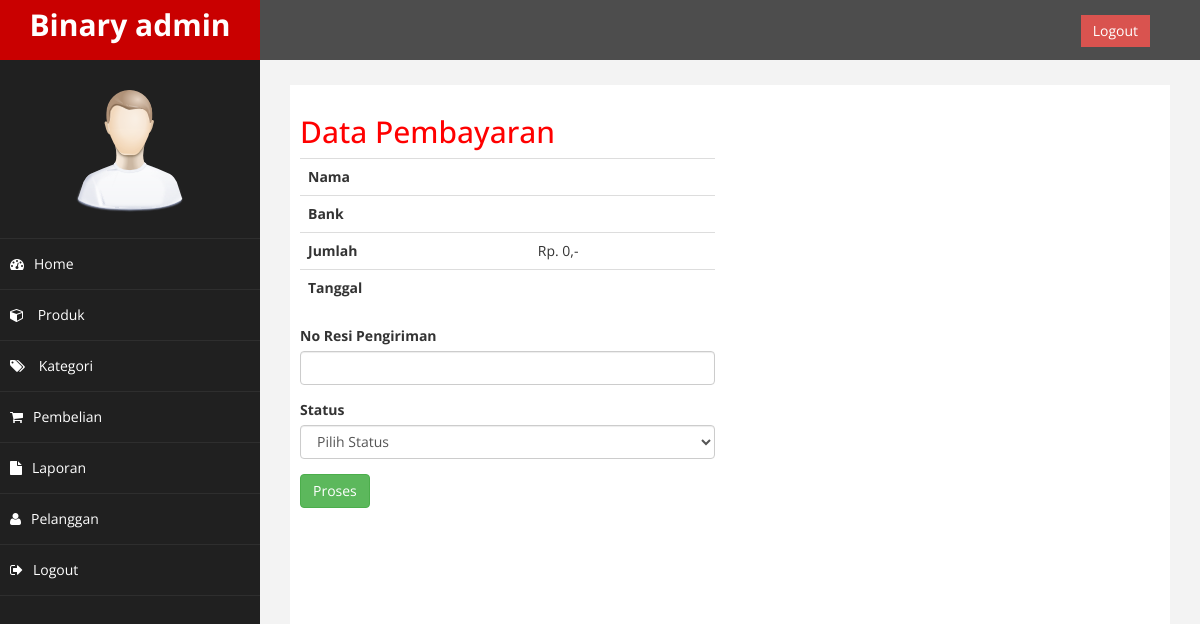
Page /admin/index.php?halaman=pembayaran&id=23 (signed in) on the earlier database version.
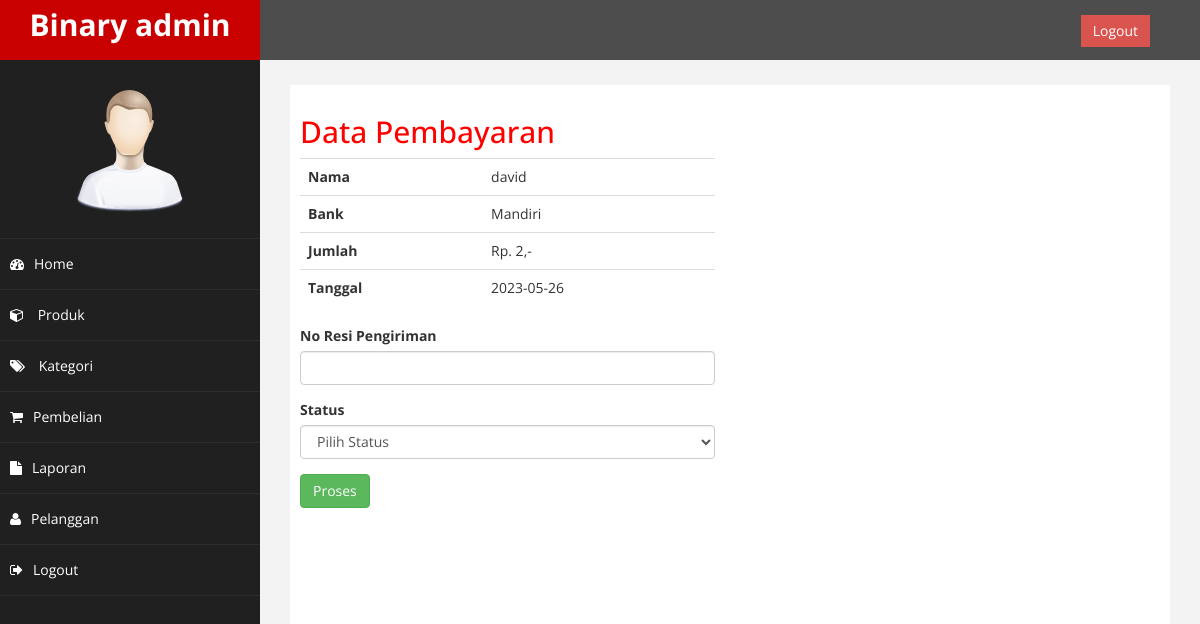
Same page on the later database version.
### tables this page shows
CREATE TABLE `pembayaran` (
  `id_pembayaran` int(11) NOT NULL,
  `id_pembelian` int(11) NOT NULL,
  `nama` varchar(255) NOT NULL,
  `bank` varchar(255) NOT NULL,
  `jumlah` int(11) NOT NULL,
  `tanggal` date NOT NULL,
  `bukti` varchar(255) NOT NULL
);

### admin/pembayaran.php (the view, shortened to what this page needs)
<h2>Data Pembayaran</h2>
<?php
$id_pembelian = $_GET['id'];
$ambil = $koneksi->query("SELECT * FROM pembayaran WHERE id_pembelian='$id_pembelian'");
$detail = $ambil->fetch_assoc();
?>
<div class="row">
  <div class="col-md-6">
    <table class="table">
      <tr>
        <th>Nama</th>
        <td><?= $detail['nama']; ?></td>
      </tr>
      <tr>
        <th>Bank</th>
        <td><?= $detail['bank']; ?></td>
      </tr>
      <tr>
        <th>Jumlah</th>
        <td>Rp. <?= number_format($detail['jumlah']); ?>,-</td>
      </tr>
      <tr>
        <th>Tanggal</th>
        <td><?= $detail['tanggal']; ?></td>
      </tr>
    </table>
  </div>
  <div class="col-md-6">
  </div>
</div>
<div class="row">
  <div class="col-md-6">
    <form action="" method="post">
      <div class="form-group">
        <Label>No Resi Pengiriman</Label>
        <input type="text" class="form-control" name="resi">
      </div>
      <div class="form-group">
        <label for="">Status</label>
        <select name="status" id="" class="form-control">
          <option value="">Pilih Status</option>
        </select>
      </div>
      <button class="btn btn-success" name="proses">Proses</button>
    </form>
  </div>
</div>

Differences in the rows shown:
added pembayaran: nama "david", bank "Mandiri", jumlah "2", tanggal "2023-05-26"
Other differences:
$detail['jumlah']: "0" → (not shown)
